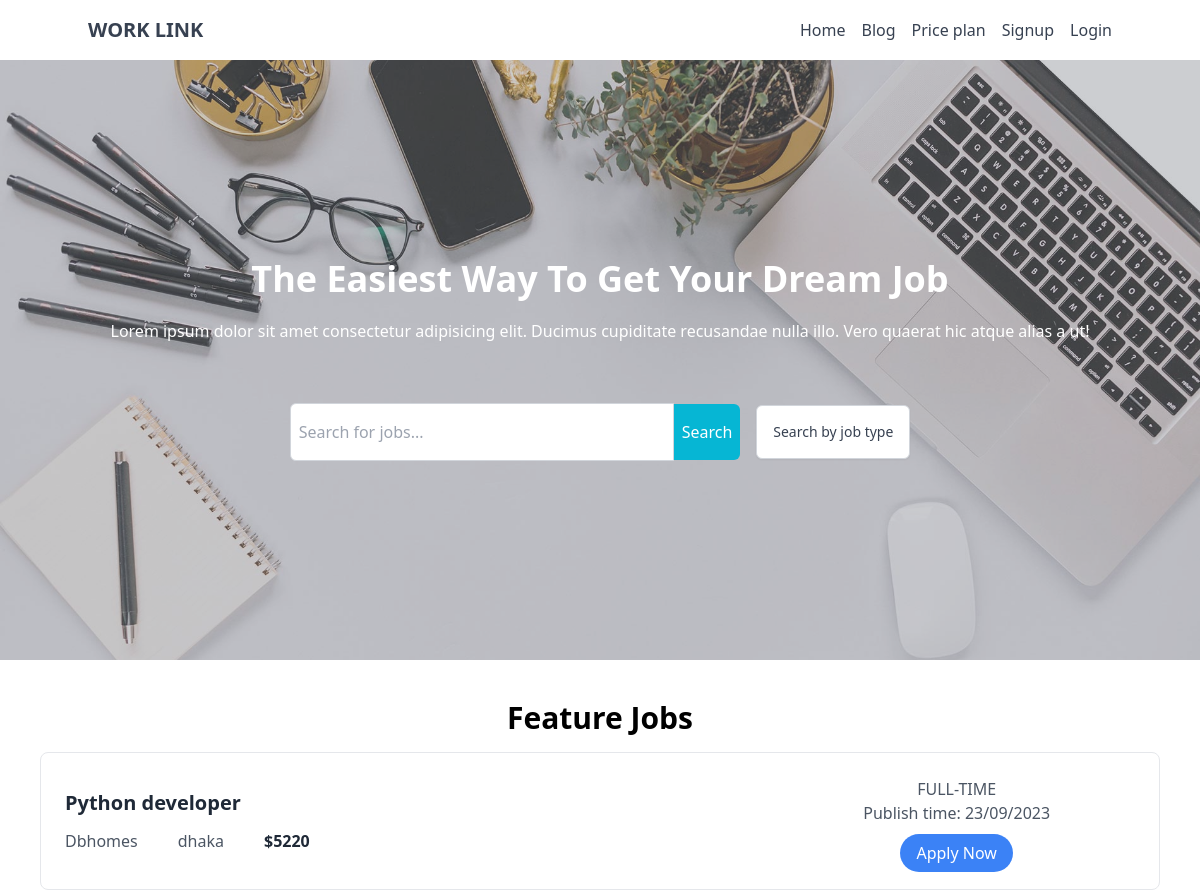
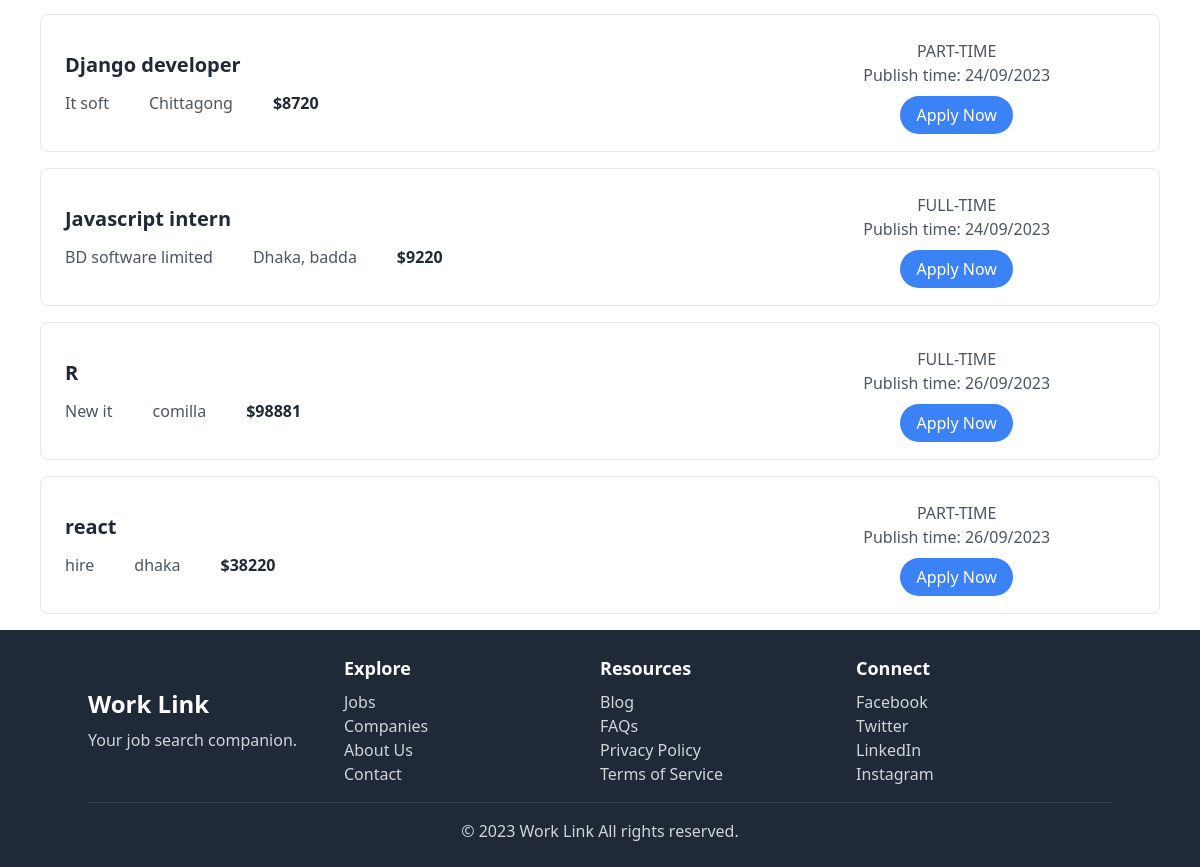
The page / on the database its author committed (2 pictures, top to bottom).
### dashboard/models.py (models this page shows, shortened)
class JobPostModel(models.Model):
    user = models.ForeignKey(User, on_delete=models.CASCADE)
    title = models.CharField(max_length=50)
    company = models.CharField(max_length=50, unique=True)
    location = models.CharField(max_length=50)
    job_type = models.CharField(choices=JOB_TYPE, max_length=50)
    salary = models.IntegerField()
    description = models.TextField(max_length=100)
    publish_date = models.DateTimeField(auto_now_add=True)

### core/views.py (the view, shortened to what this page needs)
# urls.py: 2. Add a URL to urlpatterns:  path('', views.home, name='home')
def home(request):
    job_list = JobPostModel.objects.all()
    search_item = request.GET.get('search')
    job = request.GET.get('job')
    if search_item:
        job_list = JobPostModel.objects.filter(title__icontains = search_item)
    elif job == 'All':
        job_list = JobPostModel.objects.all()
    elif job:
        job_list = JobPostModel.objects.filter(job_type = job)
    job_type = ['All']
    for item  in JOB_TYPE:
        job_type.append(item[0])
    return render(request, 'home.html', {'data': job_list, 'job_type': job_type})

### accounts/context_processors.py (called while the page is built)
def register_info(request):
    if not isinstance(request.user, AnonymousUser):
        try:
            register_info = RegisterInfoModel.objects.get(user=request.user)
        except RegisterInfoModel.DoesNotExist:
            register_info = None
        return {'register_info': register_info}
    else:
        return {'register_info': None}

### price_plan/context_processors.py (called while the page is built)
def payment_info(request):
    try:
        payment_info = PricePlanModel.objects.get(user = request.user)
    except:
        payment_info = None
    return {'payment_info': payment_info}

### core/templates/home.html (shortened to what this page needs)
{% extends "base.html" %} {% load static %} {% block title %} Home {% endblock title %}
{% block content %}
<div
  style="
    background-image: url('/static/images/job_portal_banner.jpg');
    background-size: cover;
    background-repeat: no-repeat;
    height: 600px;
    position: relative;
  "
>
  <div class="h-[600px] flex items-center z-10 justify-center relative">
    <div class="absolute inset-0 bg-[#7f848c] opacity-40"></div>
    <div class="text-center relative">
      <h3 class="text-4xl text-white font-bold">
        The Easiest Way To Get Your Dream Job
      </h3>
      <p class="text-white mx-auto py-5">
        Lorem ipsum dolor sit amet consectetur adipisicing elit. Ducimus
        cupiditate recusandae nulla illo. Vero quaerat hic atque alias a ut!
      </p>
      <div class="flex items-center justify-center">
        <form action="" method="get">
          <div class="flex items-center justify-center mt-10">
            <input
              type="text"
              name="search"
              placeholder="Search for jobs..."
              class="pl-2 py-4 border rounded-l-md border-gray-300 w-96 focus:outline-none"
            />
            <button
              type="submit"
              class="bg-cyan-500 text-white px-2 py-4 rounded-r-md"
            >
              Search
            </button>
          </div>
        </form>
        <div class="relative inline-block text-left mt-10 ml-4">
          <button
            id="dropdown-button"
            type="button"
            class="px-4 py-4 text-sm font-medium text-gray-700 bg-white border border-gray-300 rounded-md shadow-sm hover:bg-gray-100 focus:outline-none focus:ring-2 focus:ring-offset-2 focus:ring-offset-gray-100 focus:ring-indigo-500"
          >
            Search by job type
          </button>
        </div>
      </div>
    </div>
  </div>
</div>
<h3 class="mt-10 text-3xl font-bold text-center">Feature Jobs</h3>
{% for item in data %}
<div class="bg-white rounded-lg border mx-10 p-6 my-4">
  <div class="flex flex-col lg:flex-row justify-between items-center">
    <div class="lg:w-2/3 pr-8">
      <h2 class="text-xl font-semibold text-gray-800 mb-3">{{item.title}}</h2>
      <div class="flex space-x-10 text-left">
        <p class="text-gray-600">{{item.company}}</p>
        <p class="text-gray-600">{{item.location}}</p>
        <p class="text-gray-800 font-semibold">${{item.salary}}</p>
      </div>
    </div>
    <div class="lg:w-1/3 mt-4 lg:mt-0 text-center">
      <p class="text-gray-600">{{item.job_type}}</p>
      <p class="text-gray-600 pb-4">
        Publish time: {{item.publish_date|date:"d/m/Y" }}
      </p>
      <a
        href="{% url 'job_detail' item.id %}"
        class="bg-blue-500 text-white rounded-full px-4 py-2 hover:bg-blue-600 focus:outline-none focus:bg-blue-600"
      >
        Apply Now
      </a>
    </div>
  </div>
</div>
{% endfor %}
<footer class="bg-gray-800 py-6">
  <div class="container mx-auto text-white">
    <div class="flex flex-wrap justify-between items-center">
      <div class="w-full lg:w-1/4 mb-4 lg:mb-0">
        <h3 class="text-2xl font-semibold">Work Link</h3>
        <p class="mt-2 text-gray-300">Your job search companion.</p>
      </div>
      <div class="w-full lg:w-1/4 mb-4 lg:mb-0">
        <h4 class="text-lg font-semibold">Explore</h4>
        <ul class="mt-2">
          <li>
            <a href="#" class="text-gray-300 hover:text-blue-400">Jobs</a>
          </li>
          <li>
            <a href="#" class="text-gray-300 hover:text-blue-400">Companies</a>
          </li>
          <li>
            <a href="#" class="text-gray-300 hover:text-blue-400">About Us</a>
          </li>
          <li>
            <a href="#" class="text-gray-300 hover:text-blue-400">Contact</a>
          </li>
        </ul>
      </div>
      <div class="w-full lg:w-1/4 mb-4 lg:mb-0">
        <h4 class="text-lg font-semibold">Resources</h4>
        <ul class="mt-2">
          <li>
            <a href="#" class="text-gray-300 hover:text-blue-400">Blog</a>
          </li>
          <li>
            <a href="#" class="text-gray-300 hover:text-blue-400">FAQs</a>
          </li>
          <li>
            <a href="#" class="text-gray-300 hover:text-blue-400"
              >Privacy Policy</a
            >
          </li>
          <li>
            <a href="#" class="text-gray-300 hover:text-blue-400"
              >Terms of Service</a
            >
          </li>
        </ul>
      </div>
      <div class="w-full lg:w-1/4">
        <h4 class="text-lg font-semibold">Connect</h4>
        <ul class="mt-2">
          <li>
            <a href="#" class="text-gray-300 hover:text-blue-400">Facebook</a>
          </li>
          <li>
            <a href="#" class="text-gray-300 hover:text-blue-400">Twitter</a>
          </li>
          <li>
            <a href="#" class="text-gray-300 hover:text-blue-400">LinkedIn</a>
          </li>
          <li>
            <a href="#" class="text-gray-300 hover:text-blue-400">Instagram</a>
          </li>
        </ul>
      </div>
    </div>
    <hr class="border-t border-gray-700 my-4" />
    <p class="text-center text-gray-300">
      &copy; 2023 Work Link All rights reserved.
    </p>
  </div>
</footer>
{% endblock content %}

### rows shown on the page
JobPostModel: title "Python developer", company "Dbhomes", location "dhaka", salary "5220", job_type "FULL-TIME", publish_date "23/09/2023"
JobPostModel: title "Django developer", company "It soft", location "Chittagong", salary "8720", job_type "PART-TIME", publish_date "24/09/2023"
JobPostModel: title "Javascript intern", company "BD software limited", location "Dhaka, badda", salary "9220", job_type "FULL-TIME", publish_date "24/09/2023"
JobPostModel: title "R", company "New it", location "comilla", salary "98881", job_type "FULL-TIME", publish_date "26/09/2023"
JobPostModel: title "react", company "hire", location "dhaka", salary "38220", job_type "PART-TIME", publish_date "26/09/2023"
